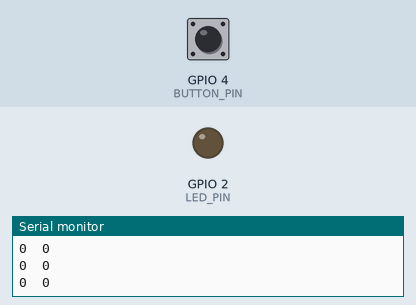
Simulated run of this program. Board: ESP32. Shown: output pins drawn as LEDs (lit = HIGH), the last lines printed to the serial monitor. The test bench sets the inputs (shaded band); at power-on: GPIO 4 (BUTTON_PIN) HIGH.

Above: at 1.2 s.
1.3 s: GPIO 4 (BUTTON_PIN) pulled LOW for 0.15 s
At 2.7 s:
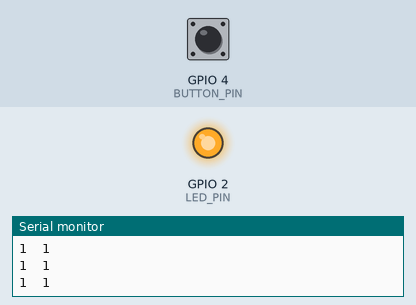
3.0 s: GPIO 4 (BUTTON_PIN) pulled LOW for 1 s
At 3.8 s:
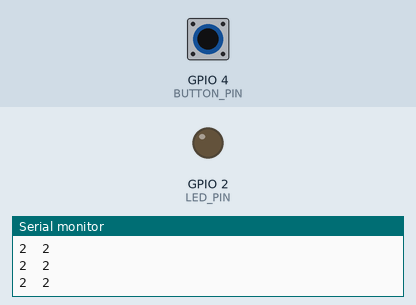
5.5 s: GPIO 4 (BUTTON_PIN) pulled LOW for 3.2 s
At 6.9 s:
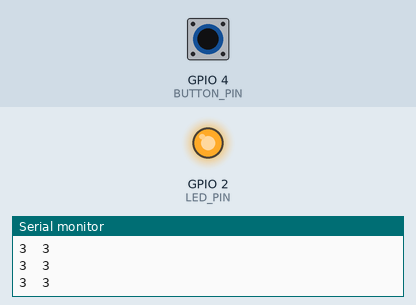
Timing chart, 0 to 8.5 s (numbered marks = the images above; inputs shaded):
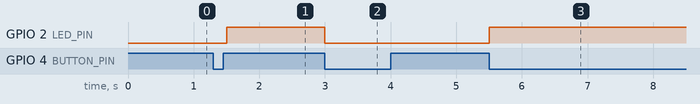

Measured:
- after the input at 1.3 s, GPIO 2 (LED_PIN): LOW → HIGH after 0.20 s
- after the input at 3.0 s, GPIO 2 (LED_PIN): HIGH → LOW at once
- after the input at 5.5 s, GPIO 2 (LED_PIN): LOW → HIGH at once

The program:

main.cpp
```cpp
#include <Arduino.h>

constexpr uint8_t BUTTON_PIN = 4;
constexpr uint8_t LED_PIN = 2;
constexpr uint32_t DEBOUNCE_MS = 50;  // Thử 5, 50 và 500 ms.

volatile uint32_t rawEdgeCount = 0;
volatile uint32_t debouncedCount = 0;
volatile uint32_t lastInterruptTime = 0;

void IRAM_ATTR handleButtonInterrupt() {
  ++rawEdgeCount;

  const uint32_t now = millis();
  if (static_cast<uint32_t>(now - lastInterruptTime) >= DEBOUNCE_MS) {
    ++debouncedCount;
    lastInterruptTime = now;
  }
}

void setup() {
  Serial.begin(115200);
  pinMode(BUTTON_PIN, INPUT_PULLUP);
  pinMode(LED_PIN, OUTPUT);
  digitalWrite(LED_PIN, LOW);

  // Cho phép lần nhấn đầu tiên được tính ngay sau khi khởi động.
  lastInterruptTime = millis() - DEBOUNCE_MS;
  attachInterrupt(
    digitalPinToInterrupt(BUTTON_PIN),
    handleButtonInterrupt,
    FALLING
  );

  Serial.println("raw_edges\taccepted");
}

void loop() {
  static uint32_t lastPrintTime = 0;
  const uint32_t now = millis();

  if (static_cast<uint32_t>(now - lastPrintTime) >= 250) {
    lastPrintTime = now;

    uint32_t rawSnapshot;
    uint32_t acceptedSnapshot;
    noInterrupts();
    rawSnapshot = rawEdgeCount;
    acceptedSnapshot = debouncedCount;
    interrupts();

    digitalWrite(LED_PIN, (acceptedSnapshot & 1U) ? HIGH : LOW);
    Serial.print(rawSnapshot);
    Serial.print('\t');
    Serial.println(acceptedSnapshot);
  }
}
```
